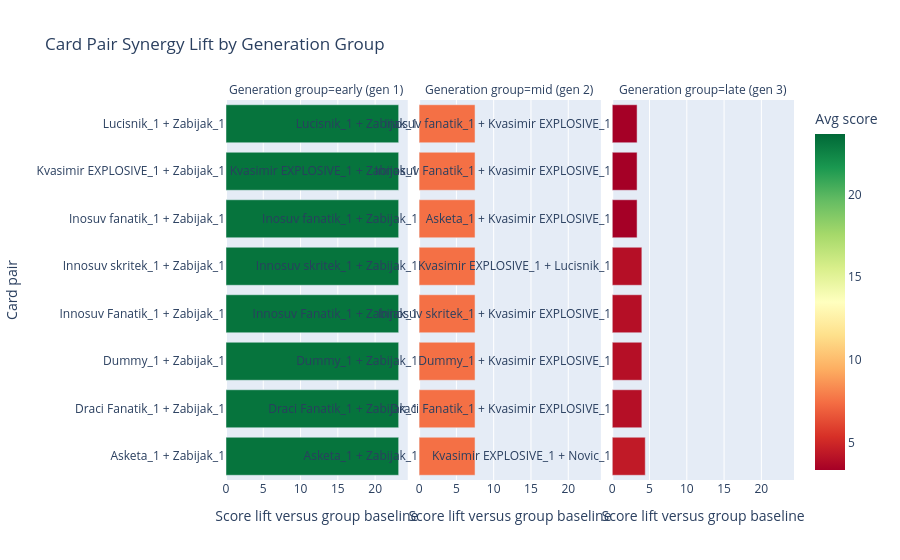

The notebook cell this image was saved under:
### Markdown cell above
## 3. Card Pair Synergy Timeline

This graph answers: which two-card combinations lift deck fitness inside their own generation group?

The metric is `lift`: average fitness of decks containing both cards minus the baseline average fitness of all decks in that same generation group.

How to read it:

- Positive lift means decks with the pair outperform the generation baseline.
- A pair that appears only in late generations may be an advanced synergy that was not discovered early.
- Low appearances make a pair less reliable, even if lift is high.
- This is stronger than simple co-occurrence because it compares against same-generation deck quality.

Limitation: it detects deck-building synergy, not a guaranteed in-game board interaction.

### Code cell
plot_card_pair_synergy_timeline(group_count=3, top_n_per_group=8, min_appearances=2).show()

### Figure 1 — Plotly figure (JSON) as saved in the notebook; plotly's stock layout.template omitted (floating-point values rounded to 4 significant figures)
{"data": [{"customdata": [[2.0, 0.1, 0.0, 23.16], [2.0, 0.1, 0.0, 23.16], [2.0, 0.1, 0.0, 23.16], [2.0, 0.1, 0.0, 23.16], [2.0, 0.1, 0.0, 23.16], [2.0, 0.1, 0.0, 23.16], [2.0, 0.1, 0.0, 23.16], [2.0, 0.1, 0.0, 23.16]], "hovertemplate": "Generation group=early (gen 1)<br>Score lift versus group baseline=%{x:.2f}<br>Card pair=%{y}<br>appearances=%{customdata[0]}<br>pair_pick_rate=%{customdata[1]:.1%}<br>baseline_score=%{customdata[2]:.2f}<br>Pair average score=%{marker.color:.2f}<extra></extra>", "legendgroup": "", "marker": {"color": [23.16, 23.16, 23.16, 23.16, 23.16, 23.16, 23.16, 23.16], "coloraxis": "coloraxis", "pattern": {"shape": ""}}, "name": "", "orientation": "h", "showlegend": false, "textposition": "auto", "type": "bar", "x": [23.16, 23.16, 23.16, 23.16, 23.16, 23.16, 23.16, 23.16], "xaxis": "x", "y": ["Asketa_1 + Zabijak_1", "Draci Fanatik_1 + Zabijak_1", "Dummy_1 + Zabijak_1", "Innosuv Fanatik_1 + Zabijak_1", "Innosuv skritek_1 + Zabijak_1", "Inosuv fanatik_1 + Zabijak_1", "Kvasimir EXPLOSIVE_1 + Zabijak_1", "Lucisnik_1 + Zabijak_1"], "yaxis": "y"}, {"customdata": [[2.0, 0.09524, 0.0, 7.5], [2.0, 0.09524, 0.0, 7.5], [2.0, 0.09524, 0.0, 7.5], [2.0, 0.09524, 0.0, 7.5], [2.0, 0.09524, 0.0, 7.5], [2.0, 0.09524, 0.0, 7.5], [2.0, 0.09524, 0.0, 7.5], [2.0, 0.09524, 0.0, 7.5]], "hovertemplate": "Generation group=mid (gen 2)<br>Score lift versus group baseline=%{x:.2f}<br>Card pair=%{y}<br>appearances=%{customdata[0]}<br>pair_pick_rate=%{customdata[1]:.1%}<br>baseline_score=%{customdata[2]:.2f}<br>Pair average score=%{marker.color:.2f}<extra></extra>", "legendgroup": "", "marker": {"color": [7.5, 7.5, 7.5, 7.5, 7.5, 7.5, 7.5, 7.5], "coloraxis": "coloraxis", "pattern": {"shape": ""}}, "name": "", "orientation": "h", "showlegend": false, "textposition": "auto", "type": "bar", "x": [7.5, 7.5, 7.5, 7.5, 7.5, 7.5, 7.5, 7.5], "xaxis": "x2", "y": ["Asketa_1 + Zabijak_1", "Draci Fanatik_1 + Zabijak_1", "Dummy_1 + Zabijak_1", "Innosuv Fanatik_1 + Zabijak_1", "Innosuv skritek_1 + Zabijak_1", "Inosuv fanatik_1 + Zabijak_1", "Kvasimir EXPLOSIVE_1 + Zabijak_1", "Lucisnik_1 + Zabijak_1"], "yaxis": "y2"}, {"customdata": [[14.0, 0.6667, 0.0, 4.429], [17.0, 0.8095, 0.0, 3.971], [17.0, 0.8095, 0.0, 3.971], [17.0, 0.8095, 0.0, 3.971], [17.0, 0.8095, 0.0, 3.971], [18.0, 0.8571, 0.0, 3.333], [18.0, 0.8571, 0.0, 3.333], [18.0, 0.8571, 0.0, 3.333]], "hovertemplate": "Generation group=late (gen 3)<br>Score lift versus group baseline=%{x:.2f}<br>Card pair=%{y}<br>appearances=%{customdata[0]}<br>pair_pick_rate=%{customdata[1]:.1%}<br>baseline_score=%{customdata[2]:.2f}<br>Pair average score=%{marker.color:.2f}<extra></extra>", "legendgroup": "", "marker": {"color": [4.429, 3.971, 3.971, 3.971, 3.971, 3.333, 3.333, 3.333], "coloraxis": "coloraxis", "pattern": {"shape": ""}}, "name": "", "orientation": "h", "showlegend": false, "textposition": "auto", "type": "bar", "x": [4.429, 3.971, 3.971, 3.971, 3.971, 3.333, 3.333, 3.333], "xaxis": "x3", "y": ["Kvasimir EXPLOSIVE_1 + Novic_1", "Draci Fanatik_1 + Kvasimir EXPLOSIVE_1", "Dummy_1 + Kvasimir EXPLOSIVE_1", "Innosuv skritek_1 + Kvasimir EXPLOSIVE_1", "Kvasimir EXPLOSIVE_1 + Lucisnik_1", "Asketa_1 + Kvasimir EXPLOSIVE_1", "Innosuv Fanatik_1 + Kvasimir EXPLOSIVE_1", "Inosuv fanatik_1 + Kvasimir EXPLOSIVE_1"], "yaxis": "y3"}], "layout": {"annotations": [{"font": {}, "showarrow": false, "text": "Generation group=early (gen 1)", "x": 0.16, "xanchor": "center", "xref": "paper", "y": 1, "yanchor": "bottom", "yref": "paper"}, {"font": {}, "showarrow": false, "text": "Generation group=mid (gen 2)", "x": 0.5, "xanchor": "center", "xref": "paper", "y": 1, "yanchor": "bottom", "yref": "paper"}, {"font": {}, "showarrow": false, "text": "Generation group=late (gen 3)", "x": 0.84, "xanchor": "center", "xref": "paper", "y": 1, "yanchor": "bottom", "yref": "paper"}], "barmode": "relative", "coloraxis": {"autocolorscale": false, "colorbar": {"title": {"text": "Avg score"}}, "colorscale": [[0, "rgb(165,0,38)"], [0.1, "rgb(215,48,39)"], [0.2, "rgb(244,109,67)"], [0.3, "rgb(253,174,97)"], [0.4, "rgb(254,224,139)"], [0.5, "rgb(255,255,191)"], [0.6, "rgb(217,239,139)"], [0.7, "rgb(166,217,106)"], [0.8, "rgb(102,189,99)"], [0.9, "rgb(26,152,80)"], [1, "rgb(0,104,55)"]]}, "legend": {"tracegroupgap": 0}, "title": {"text": "Card Pair Synergy Lift by Generation Group"}, "xaxis": {"anchor": "y", "domain": [0, 0.32], "title": {"text": "Score lift versus group baseline"}}, "xaxis2": {"anchor": "y2", "domain": [0.34, 0.66], "matches": "x", "title": {"text": "Score lift versus group baseline"}}, "xaxis3": {"anchor": "y3", "domain": [0.68, 1.0], "matches": "x", "title": {"text": "Score lift versus group baseline"}}, "yaxis": {"anchor": "x", "domain": [0, 1], "showticklabels": true, "title": {"text": "Card pair"}}, "yaxis2": {"anchor": "x2", "domain": [0, 1], "showticklabels": true}, "yaxis3": {"anchor": "x3", "domain": [0, 1], "showticklabels": true}}}
